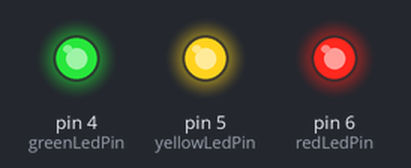
Bench run of a sketch on a simulated Arduino Uno, built with avr-gcc and run on an emulated ATmega328P. Parts: output pins drawn as LEDs (lit = HIGH).

Above: at 0.5 s.
At 3.5 s:
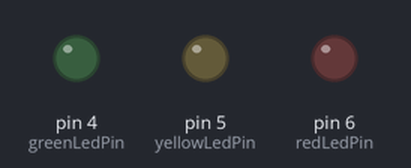
Timing chart, 0 to 4.6 s (numbered marks = the images above):
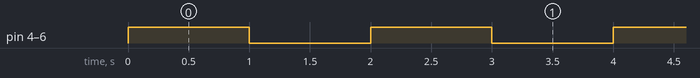

Measured:
- by itself, pin 4 (greenLedPin), pin 5 (yellowLedPin), pin 6 (redLedPin): alternates HIGH for 1.0 s and LOW for 1.0 s

The sketch:

12.ino
```cpp
// Define the pins for the three user LEDs on the A-Star 32U4
const int greenLedPin = 4;  // Replace with actual pin for green LED
const int yellowLedPin = 5; // Replace with actual pin for yellow LED
const int redLedPin = 6;    // Replace with actual pin for red LED

void setup() {
  // Initialize the LED pins as outputs
  pinMode(greenLedPin, OUTPUT);
  pinMode(yellowLedPin, OUTPUT);
  pinMode(redLedPin, OUTPUT);

  // Initialize LEDs to be off
  digitalWrite(greenLedPin, LOW);
  digitalWrite(yellowLedPin, LOW);
  digitalWrite(redLedPin, LOW);
}

void loop() {
  // Turn on all LEDs
  digitalWrite(greenLedPin, HIGH);
  digitalWrite(yellowLedPin, HIGH);
  digitalWrite(redLedPin, HIGH);

  // Wait for one second
  delay(1000);

  // Turn off all LEDs
  digitalWrite(greenLedPin, LOW);
  digitalWrite(yellowLedPin, LOW);
  digitalWrite(redLedPin, LOW);

  // Wait for one second
  delay(1000);
}
```
